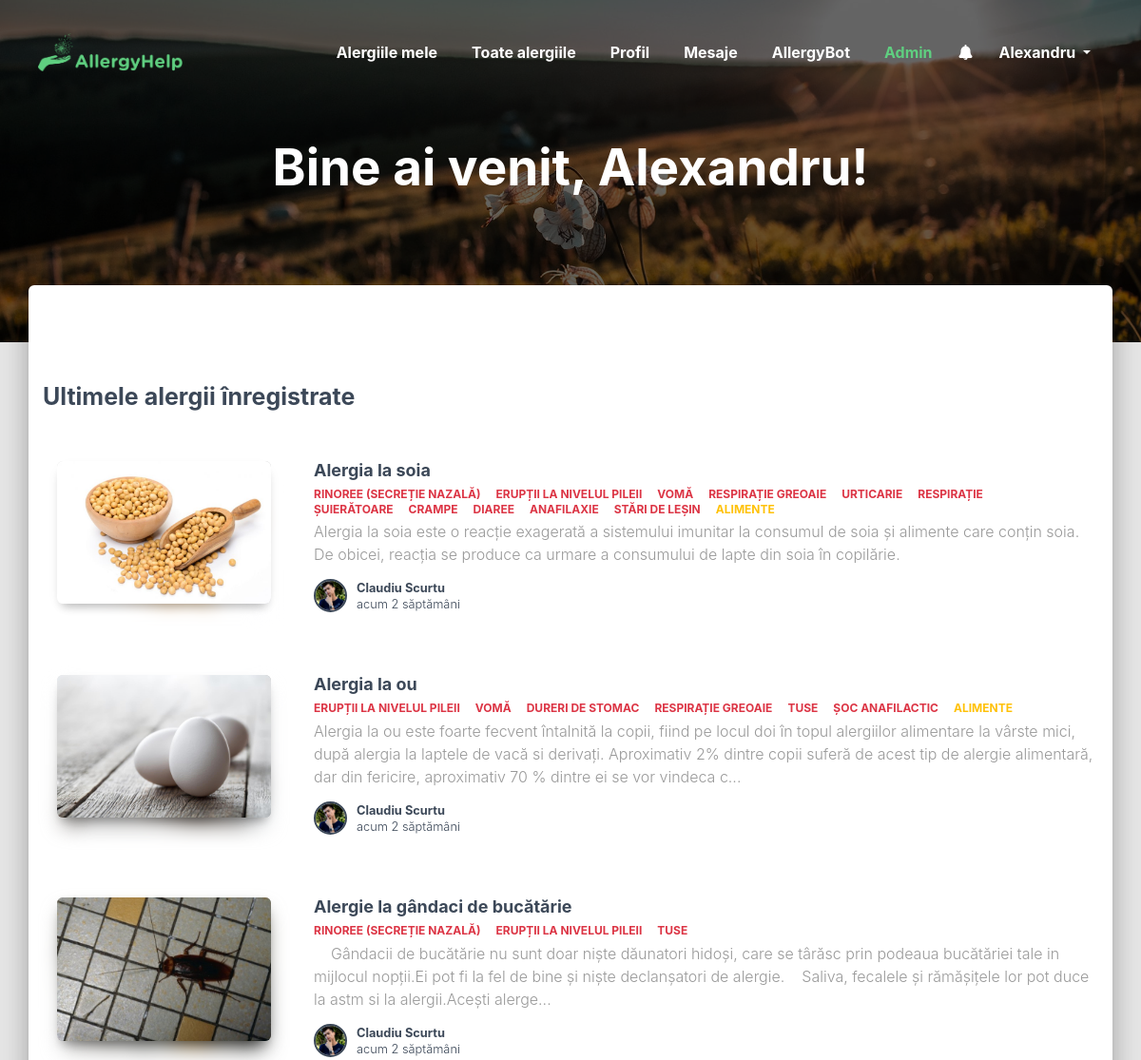
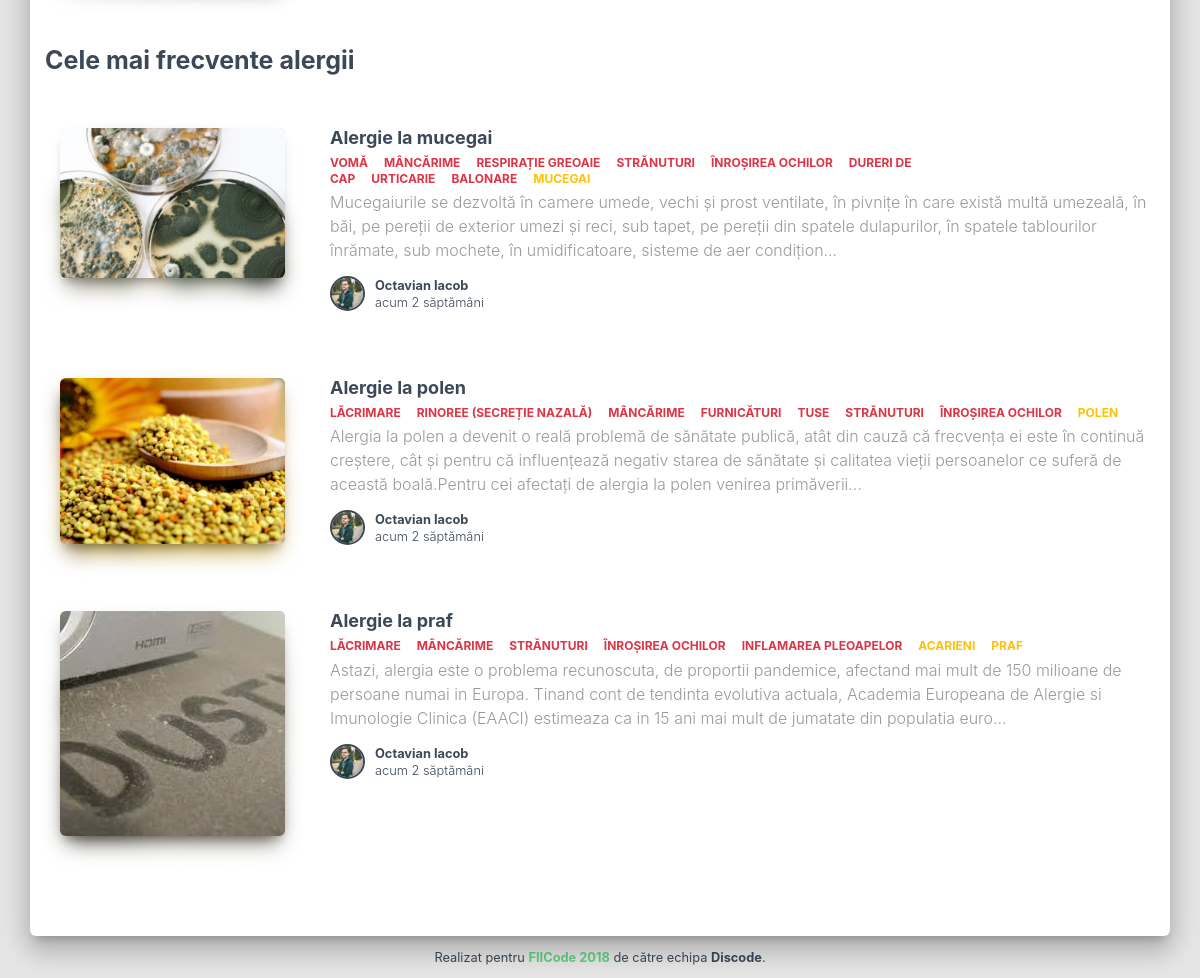
/index.php (signed in), run on the app's committed database (2 pictures, top to bottom).
### tables this page shows
CREATE TABLE `users` (
  `id` int(11) NOT NULL,
  `lastname` varchar(64) NOT NULL,
  `firstname` varchar(64) NOT NULL,
  `admin` tinyint(1) NOT NULL DEFAULT 0,
  `email` varchar(64) NOT NULL,
  `password` varchar(64) NOT NULL,
  `regtime` datetime NOT NULL
);

CREATE TABLE `allergies` (
  `id` int(11) NOT NULL,
  `name` varchar(256) NOT NULL,
  `content` longtext NOT NULL,
  `date` datetime NOT NULL,
  `author` int(11) NOT NULL,
  `frequent` int(11) NOT NULL DEFAULT 0
);

CREATE TABLE `signs` (
  `id` int(11) NOT NULL,
  `sign` varchar(128) NOT NULL
);

CREATE TABLE `causes` (
  `id` int(11) NOT NULL,
  `cause` varchar(128) NOT NULL
);

### assets/php/functions.php (the view, shortened to what this page needs)
<?php
	class Utils
	{
		public function __construct()
		{
			$this->db = new mysqli(DB_SERVER, DB_USERNAME, DB_PASSWORD, DB_DATABASE);
		}
		public function mysqli_result($res, $row = 0, $col = 0)
		{
			$numrows = mysqli_num_rows($res);
			if ($numrows && $row <= ($numrows - 1) && $row >= 0)
			{
				mysqli_data_seek($res,$row);
				$resrow = (is_numeric($col)) ? mysqli_fetch_row($res) : mysqli_fetch_assoc($res);
				if (isset($resrow[$col]))
					return $resrow[$col];
			}
			return false;
		}
		public function time_passed($timestamp)
		{
			$timestamp      = strtotime($timestamp);
			$current_time   = strtotime(date('Y-m-d H:i:s', time()));
			$diff           = $current_time - $timestamp;
			$intervals      = array (
				'year' => 31556926, 'month' => 2629744, 'week' => 604800, 'day' => 86400, 'hour' => 3600, 'minute'=> 60
			);
			$prepoz = "de";
			if ($diff >= $intervals['week'] && $diff < $intervals['month'])
			{
				$diff = floor($diff/$intervals['week']);
				if($diff < 20) $prepoz = "";
				return $diff == 1 ? 'acum o săptămână' : 'acum ' . $diff . ' '. $prepoz .' săptămâni';
			}
		}
	}
	class User extends Utils
	{
		public function get_firstname($id)
		{
			return $this->mysqli_result(mysqli_query($this->db, "SELECT firstname FROM users WHERE id = '$id'"));
		}
		public function get_lastname($id)
		{
			return $this->mysqli_result(mysqli_query($this->db, "SELECT lastname FROM users WHERE id = '$id'"));
		}
		public function get_allergy_cover($id)
		{
			if(file_exists("assets/img/allergies/".$id.".jpg")) $cover = $id;
			else $cover = 0;
			$source = "assets/img/allergies/" . $cover . ".jpg?=" . filemtime('assets/img/allergies/'.$cover.'.jpg');
			return $source;
		}
		public function get_avatar($id)
		{
			if(file_exists("assets/img/avatars/".$id.".jpg")) $avatar = $id;
			else $avatar = 0;
			$source = "assets/img/avatars/" . $avatar . ".jpg?=" . filemtime('assets/img/avatars/'.$avatar.'.jpg');
			return $source;
		}
		public function get_last_allergies()
		{
			$frequent = $this->mysqli_result(mysqli_query($this->db, "SELECT COUNT(*) FROM allergies WHERE frequent = 1"));
			$sql = "SELECT * FROM allergies ORDER BY date DESC LIMIT $frequent";
			$result = mysqli_query($this->db, $sql);
			if(mysqli_num_rows($result))
			{
				while($row = mysqli_fetch_assoc($result))
				{
					echo '
					<a href="index.php?p=allergy&a='.$row['id'].'">
						<div class="card card-plain">
							<div class="row">
								<div class="col-md-4 col-lg-3">
									<div class="card-header card-header-image">
										<img class="img" src="'.$this->get_allergy_cover($row['id']).'">
										<div class="colored-shadow" style="background-image: url('.$this->get_allergy_cover($row['id']).'); opacity: 1;"></div>
									</div>
								</div>
								<div class="col-md-8 col-lg-9">
									<h4 class="card-title mb-0">
										'.$row['name'].'
									</h4>
									<p class="categories my-1">';
					$this->get_allergy_signs($row['id']);
					$this->get_allergy_causes($row['id']);
					echo '
									</p>
									<p class="card-description">
										'.mb_strimwidth(strip_tags($row['content']), 0, 300, "...").'
									</p>
									<p class="author">
										<img src="'.$this->get_avatar($row['author']).'" class="avatar" />
										<strong>'.$this->get_firstname($row['author']).' '.$this->get_lastname($row['author']).'</strong>
										<br />'.$this->time_passed($row['date']).'
									</p>
								</div>
							</div>
						</div>
					</a>
					';
				}
			}
		}
		public function get_frequent_allergies()
		{
			$sql = "SELECT * FROM allergies WHERE frequent = 1 ORDER BY date DESC";
			$result = mysqli_query($this->db, $sql);
			if(mysqli_num_rows($result))
			{
				while($row = mysqli_fetch_assoc($result))
				{
					echo '
					<a href="index.php?p=allergy&a='.$row['id'].'">
						<div class="card card-plain">
							<div class="row">
								<div class="col-md-4 col-lg-3">
									<div class="card-header card-header-image">
										<img class="img" src="'.$this->get_allergy_cover($row['id']).'">
										<div class="colored-shadow" style="background-image: url('.$this->get_allergy_cover($row['id']).'); opacity: 1;"></div>
									</div>
								</div>
								<div class="col-md-8 col-lg-9">
									<h4 class="card-title mb-0">
										'.$row['name'].'
									</h4>
									<p class="categories my-1">';
					$this->get_allergy_signs($row['id']);
					$this->get_allergy_causes($row['id']);
					echo '
									</p>
									<p class="card-description">
										'.mb_strimwidth(strip_tags($row['content']), 0, 300, "...").'
									</p>
									<p class="author">
										<img src="'.$this->get_avatar($row['author']).'" class="avatar" />
										<strong>'.$this->get_firstname($row['author']).' '.$this->get_lastname($row['author']).'</strong>
										<br />'.$this->time_passed($row['date']).'
									</p>
								</div>
							</div>
						</div>
					</a>
					';
				}
			}
		}
		public function get_allergy_signs($allergy)
		{
			$sql = "SELECT signs.sign FROM allergy_signs INNER JOIN signs ON allergy_signs.sign = signs.id WHERE allergy_signs.allergy = '$allergy' ORDER BY allergy_signs.sign ASC";
			$result = mysqli_query($this->db, $sql);
			if(mysqli_num_rows($result))
				while($row = mysqli_fetch_assoc($result))
					echo '<span class="text-danger mr-3">'.$row['sign'].'</span>';
		}
		public function get_allergy_causes($allergy)
		{
			$sql = "SELECT causes.cause FROM allergy_causes INNER JOIN causes ON allergy_causes.cause = causes.id WHERE allergy_causes.allergy = '$allergy' ORDER BY allergy_causes.cause ASC";
			$result = mysqli_query($this->db, $sql);
			if(mysqli_num_rows($result))
				while($row = mysqli_fetch_assoc($result))
					echo '<span class="text-warning mr-3">'.$row['cause'].'</span>';
		}
		public function isadmin($id)
		{
			return $this->mysqli_result(mysqli_query($this->db, "SELECT admin FROM users WHERE id = '$id'"));
		}
		public function get_session()
		{
			return isset($_SESSION['allergyhelp_login']);
		}
	}
?>

### index.php (shortened to what this page needs)
<?php
	include_once 'assets/php/functions.php';
	$user = new User();
	if(isset($_SESSION['allergyhelp_id']))
		$id = $_SESSION['allergyhelp_id'];
	if ($user->get_session())
	{
?>
<!DOCTYPE html>
<html lang="ro">
<head>
	<link href="assets/css/bootstrap/bootstrap.min.css" rel="stylesheet">
	<link href="assets/css/fontawesome/fontawesome.min.css" rel="stylesheet">
	<link href="assets/css/style.css" rel="stylesheet">
</head>
<body>
	<nav class="navbar navbar-expand-lg navbar-dark">
		<div class="container">
			<a class="navbar-brand" href=".">
				<img src="assets/img/logo-green.png" />
			</a>
						<?php $user->get_notifications($id); ?>
			<div class="collapse navbar-collapse" id="navbarNav">
				<ul class="navbar-nav ml-auto">
					<li class="nav-item"><a class="nav-link<?php if ((isset($p) ? $p : null) == "myallergies") echo ' active'; ?>" href="?p=myallergies">Alergiile mele</a></li>
					<li class="nav-item"><a class="nav-link<?php if ((isset($p) ? $p : null) == "allallergies") echo ' active'; ?>" href="?p=allallergies">Toate alergiile</a></li>
					<li class="nav-item"><a class="nav-link<?php if ((isset($p) ? $p : null) == "profile") echo ' active'; ?>" href="?p=profile">Profil</a></li>
					<li class="nav-item"><a class="nav-link<?php if ((isset($p) ? $p : null) == "messages") echo ' active'; ?>" href="?p=messages">Mesaje</a></li>
					<li class="nav-item"><a class="nav-link<?php if ((isset($p) ? $p : null) == "allergybot") echo ' active'; ?>" href="?p=allergybot">AllergyBot</a></li>
					<?php if($user->isadmin($id)) echo '<li class="nav-item"><a class="nav-link admin-panel-link" href="admin/">Admin</a></li>'; ?>
					<li class="nav-item dropdown notification-panel d-none d-lg-block">
						<a href="#" id="notifications" data-toggle="dropdown" aria-haspopup="true" aria-expanded="false">
							<i class="fa fa-bell"></i>
						</a>
								<?php $user->get_notifications($id); ?>
					</li>
					<li class="nav-item dropdown">
						<a class="nav-link dropdown-toggle" href="#" id="navbarDropdownMenuLink" data-toggle="dropdown" aria-haspopup="true" aria-expanded="false">
							<?php echo $user->get_firstname($id); ?>
						</a>
					</li>
				</ul>
			</div>
		</div>
	</nav>
	<?php
		if(empty($p))
		{
	?>
	<div class="page-header page-header-logged page-header-filter" data-parallax="true">
		<div class="container text-center">
			<h1 class="title">Bine ai venit, <?php echo $user->get_firstname($id); ?>!</h1>
		</div>
	</div>
	<div class="main main-logged">
		<div class="section section-logged">
			<div class="container">
				<h3 class="title">Ultimele alergii înregistrate</h3>
				<?php echo $user->get_last_allergies(); ?>
				<h3 class="title mt-4">Cele mai frecvente alergii</h3>
				<?php echo $user->get_frequent_allergies(); ?>
			</div>
		</div>
	</div>
	<?php
		}
	?>
	<footer class="text-center m-2">
		<small>Realizat pentru <strong><a href="https://fiicode.asii.ro/" target="_blank" rel="noopener">FIICode 2018</a></strong> de către echipa <strong>Discode</strong>.</small>
	</footer>
</body>
</html>
<?php
	}
?>

### data on the page
users: $user->get_firstname($id) "Alexandru"
allergies: shows a picture, name "Alergia la soia", content "Alergia la soia este o reacție exagerată a sistemului imunitar la consumul de soia și alimente care conțin soia. De obicei, reacția se produce ca urmare a consumului de lapte din soia în copilărie.", author.firstname "Claudiu", author.lastname "Scurtu", date "acum 2 săptămâni"
signs: sign "RINOREE (SECREȚIE NAZALĂ)"
signs: sign "ERUPȚII LA NIVELUL PILEII"
signs: sign "VOMĂ"
signs: sign "RESPIRAȚIE GREOAIE"
signs: sign "URTICARIE"
signs: sign "RESPIRAȚIE ȘUIERĂTOARE"
signs: sign "CRAMPE"
signs: sign "DIAREE"
signs: sign "ANAFILAXIE"
signs: sign "STĂRI DE LEȘIN"
causes: cause "ALIMENTE"
allergies: shows a picture, name "Alergia la ou", content "Alergia la ou este foarte fecvent întalnită la copii, fiind pe locul doi în topul alergiilor alimentare la vârste mici, după alergia la laptele de vacă si derivați. Aproximativ 2% dintre copii suferă de acest tip de alergie alimentară, dar din fericire, aproximativ 70 % dintre ei se vor vindeca c...", author.firstname "Claudiu", author.lastname "Scurtu", date "acum 2 săptămâni"
signs: sign "DURERI DE STOMAC"
signs: sign "TUSE"
signs: sign "ȘOC ANAFILACTIC"
allergies: shows a picture, name "Alergie la gândaci de bucătărie", content "Gândacii de bucătărie nu sunt doar niște dăunatori hidoși, care se târăsc prin podeaua bucătăriei tale in mijlocul nopții.Ei pot fi la fel de bine și niște declanșatori de alergie. Saliva, fecalele și rămășițele lor pot duce la astm si la alergii.Acești alerge...", author.firstname "Claudiu", author.lastname "Scurtu", date "acum 2 săptămâni"
allergies: shows a picture, name "Alergie la mucegai", content "Mucegaiurile se dezvoltă în camere umede, vechi şi prost ventilate, în pivniţe în care există multă umezeală, în băi, pe pereţii de exterior umezi şi reci, sub tapet, pe pereţii din spatele dulapurilor, în spatele tablourilor înrămate, sub mochete, în umidificatoare, sisteme de aer condiţion...", author.firstname "Octavian", author.lastname "Iacob", date "acum 2 săptămâni"
signs: sign "MÂNCĂRIME"
signs: sign "STRĂNUTURI"
signs: sign "ÎNROȘIREA OCHILOR"
signs: sign "DURERI DE CAP"
signs: sign "BALONARE"
causes: cause "MUCEGAI"
allergies: shows a picture, name "Alergie la polen", content "Alergia la polen a devenit o reală problemă de sănătate publică, atât din cauză că frecvența ei este în continuă creștere, cât și pentru că influențează negativ starea de sănătate și calitatea vieții persoanelor ce suferă de această boală.Pentru cei afectați de alergia la polen venirea primăverii...", author.firstname "Octavian", author.lastname "Iacob", date "acum 2 săptămâni"
signs: sign "LĂCRIMARE"
signs: sign "FURNICĂTURI"
causes: cause "POLEN"
allergies: shows a picture, name "Alergie la praf", content "Astazi, alergia este o problema recunoscuta, de proportii pandemice, afectand mai mult de 150 milioane de persoane numai in Europa. Tinand cont de tendinta evolutiva actuala, Academia Europeana de Alergie si Imunologie Clinica (EAACI) estimeaza ca in 15 ani mai mult de jumatate din populatia euro...", author.firstname "Octavian", author.lastname "Iacob", date "acum 2 săptămâni"
signs: sign "INFLAMAREA PLEOAPELOR"
causes: cause "ACARIENI"
causes: cause "PRAF"
